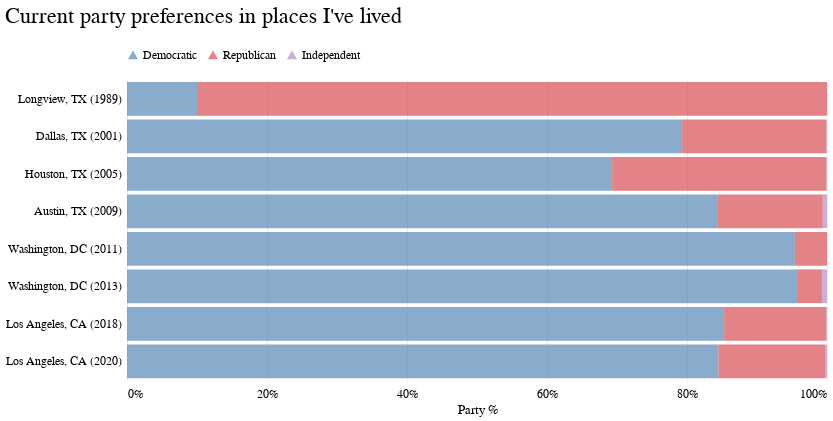

Notebook code cell kept with this figure:
### Markdown cell above
### Chart it!

### Code cell
chart = (
    alt.Chart(chart_df)
    .mark_bar(opacity=0.7)
    .encode(
        x=alt.X(
            "share",
            stack="normalize",
            axis=alt.Axis(
                format="%",
                tickCount=6,
                tickSize=0,
                domainOpacity=0,
                offset=4,
                gridWidth=0.6,
                gridColor="#dddddd",
            ),
            title="Party %",
        ),
        y=alt.Y(
            "label",
            title=" ",
            sort=alt.SortField("moved"),
            axis=alt.Axis(
                tickSize=0,
                domainOpacity=0,
                tickCount=2,
                offset=4,
                gridWidth=0.6,
                gridColor="#dddddd",
            ),
        ),
        color=alt.Color(
            "party",
            title=" ",
            scale=alt.Scale(
                domain=["Democratic", "Republican", "Independent"],
                range=["#5789b8", "#d94f54", "#af8dc3"],
            ),
        ),
    )
    .properties(
        width=700, height=300, title="Current party preferences in places I've lived"
    )
    .configure_view(strokeOpacity=0)
    .configure_axis(labelFontSize=12)
    .configure_legend(orient="top", symbolType="triangle")
)
chart

### Figure 1 — Vega-Lite specification as saved in the notebook (floating-point values rounded to 4 significant figures)
{"config": {"view": {"width": 800, "height": 450, "strokeOpacity": 0}, "background": "#ffffff", "title": {"anchor": "start", "font": "Benton Gothic Bold, sans", "fontColor": "#000000", "fontSize": 22, "fontWeight": "normal"}, "arc": {"fill": "#82c6df"}, "area": {"fill": "#82c6df"}, "line": {"stroke": "#82c6df", "strokeWidth": 3}, "path": {"stroke": "#82c6df"}, "rect": {"fill": "#82c6df"}, "shape": {"stroke": "#82c6df"}, "bar": {"fill": "#82c6df"}, "point": {"stroke": "#82c6df"}, "symbol": {"fill": "#82c6df", "size": 30}, "axis": {"titleFont": "Benton Gothic Bold, sans", "titleFontSize": 13, "titleFontWeight": "normal", "labelFont": "Benton Gothic, sans", "labelFontSize": 12, "labelFontWeight": "normal"}, "axisX": {"labelAngle": 0, "labelPadding": 4, "tickSize": 3}, "axisY": {"labelBaseline": "middle", "maxExtent": 45, "minExtent": 45, "tickSize": 2, "titleAlign": "left", "titleAngle": 0, "titleX": -45, "titleY": -11}, "legend": {"titleFont": "Benton Gothic Bold, sans", "titleFontSize": 13, "titleFontWeight": "normal", "symbolType": "triangle", "labelFont": "Benton Gothic, sans", "labelFontSize": 11.5, "orient": "top"}, "range": {"category": ["#3580b1", "#ec8431", "#ab7fb4", "#c89d29", "#adc839", "#829eb1"], "diverging": ["#e68a4f", "#f4bb6a", "#f9e39c", "#dadfe2", "#a6b7c6", "#849eae"], "heatmap": ["#fbf2c7", "#f9e39c", "#f8d36e", "#f4bb6a", "#e68a4f", "#d15a40", "#ab4232"], "ordinal": ["#fbf2c7", "#f9e39c", "#f8d36e", "#f4bb6a", "#e68a4f", "#d15a40", "#ab4232"], "ramp": ["#fbf2c7", "#f9e39c", "#f8d36e", "#f4bb6a", "#e68a4f", "#d15a40", "#ab4232"]}}, "data": {"name": "data-c05d155155a6efa64e378e624773f576"}, "mark": {"type": "bar", "opacity": 0.7}, "encoding": {"color": {"type": "nominal", "field": "party", "scale": {"domain": ["Democratic", "Republican", "Independent"], "range": ["#5789b8", "#d94f54", "#af8dc3"]}, "title": " "}, "x": {"type": "quantitative", "axis": {"domainOpacity": 0, "format": "%", "gridColor": "#dddddd", "gridWidth": 0.6, "offset": 4, "tickCount": 6, "tickSize": 0}, "field": "share", "stack": "normalize", "title": "Party %"}, "y": {"type": "nominal", "axis": {"domainOpacity": 0, "gridColor": "#dddddd", "gridWidth": 0.6, "offset": 4, "tickCount": 2, "tickSize": 0}, "field": "label", "sort": {"field": "moved"}, "title": " "}}, "height": 300, "title": "Current party preferences in places I've lived", "width": 700, "$schema": "https://vega.github.io/schema/vega-lite/v4.0.2.json", "datasets": {"data-c05d155155a6efa64e378e624773f576": [{"street": "12600 BRADDOCK DR", "city": "Los Angeles", "state": "CA", "zip": "90066", "moved": "2020", "place": "12600 BRADDOCK DR, LOS ANGELES, CA, 90066", "party": "Democratic", "share": 0.845, "address": "12600 BRADDOCK DR, LOS ANGELES, CA, 90066", "label": "Los Angeles, CA (2020)"}, {"street": "12600 BRADDOCK DR", "city": "Los Angeles", "state": "CA", "zip": "90066", "moved": "2020", "place": "12600 BRADDOCK DR, LOS ANGELES, CA, 90066", "party": "Republican", "share": 0.153, "address": "12600 BRADDOCK DR, LOS ANGELES, CA, 90066", "label": "Los Angeles, CA (2020)"}, {"street": "12600 BRADDOCK DR", "city": "Los Angeles", "state": "CA", "zip": "90066", "moved": "2020", "place": "12600 BRADDOCK DR, LOS ANGELES, CA, 90066", "party": "Independent", "share": 0.002, "address": "12600 BRADDOCK DR, LOS ANGELES, CA, 90066", "label": "Los Angeles, CA (2020)"}, {"street": "12701 RUBENS AVE", "city": "Los Angeles", "state": "CA", "zip": "90066", "moved": "2018", "place": "12701 RUBENS AVE, LOS ANGELES, CA, 90066", "party": "Democratic", "share": 0.853, "address": "12701 RUBENS AVE, LOS ANGELES, CA, 90066", "label": "Los Angeles, CA (2018)"}, {"street": "12701 RUBENS AVE", "city": "Los Angeles", "state": "CA", "zip": "90066", "moved": "2018", "place": "12701 RUBENS AVE, LOS ANGELES, CA, 90066", "party": "Republican", "share": 0.146, "address": "12701 RUBENS AVE, LOS ANGELES, CA, 90066", "label": "Los Angeles, CA (2018)"}, {"street": "12701 RUBENS AVE", "city": "Los Angeles", "state": "CA", "zip": "90066", "moved": "2018", "place": "12701 RUBENS AVE, LOS ANGELES, CA, 90066", "party": "Independent", "share": 0.001, "address": "12701 RUBENS AVE, LOS ANGELES, CA, 90066", "label": "Los Angeles, CA (2018)"}, {"street": "3114 15TH ST NE", "city": "Washington", "state": "DC", "zip": "20017", "moved": "2013", "place": "3114 15TH ST NE, WASHINGTON, DC, 20017", "party": "Democratic", "share": 0.957, "address": "3114 15TH ST NE, WASHINGTON, DC, 20017", "label": "Washington, DC (2013)"}, {"street": "3114 15TH ST NE", "city": "Washington", "state": "DC", "zip": "20017", "moved": "2013", "place": "3114 15TH ST NE, WASHINGTON, DC, 20017", "party": "Republican", "share": 0.036, "address": "3114 15TH ST NE, WASHINGTON, DC, 20017", "label": "Washington, DC (2013)"}, {"street": "3114 15TH ST NE", "city": "Washington", "state": "DC", "zip": "20017", "moved": "2013", "place": "3114 15TH ST NE, WASHINGTON, DC, 20017", "party": "Independent", "share": 0.007, "address": "3114 15TH ST NE, WASHINGTON, DC, 20017", "label": "Washington, DC (2013)"}, {"street": "1023 KEARNEY ST NE", "city": "Washington", "state": "DC", "zip": "20017", "moved": "2011", "place": "1023 KEARNEY ST NE, WASHINGTON, DC, 20017", "party": "Democratic", "share": 0.954, "address": "1023 KEARNEY ST NE, WASHINGTON, DC, 20017", "label": "Washington, DC (2011)"}, {"street": "1023 KEARNEY ST NE", "city": "Washington", "state": "DC", "zip": "20017", "moved": "2011", "place": "1023 KEARNEY ST NE, WASHINGTON, DC, 20017", "party": "Republican", "share": 0.046, "address": "1023 KEARNEY ST NE, WASHINGTON, DC, 20017", "label": "Washington, DC (2011)"}, {"street": "1023 KEARNEY ST NE", "city": "Washington", "state": "DC", "zip": "20017", "moved": "2011", "place": "1023 KEARNEY ST NE, WASHINGTON, DC, 20017", "party": "Independent", "share": 0.0, "address": "1023 KEARNEY ST NE, WASHINGTON, DC, 20017", "label": "Washington, DC (2011)"}, {"street": "2604 BRISBANE RD", "city": "Austin", "state": "TX", "zip": "78745", "moved": "2009", "place": "2604 BRISBANE RD, AUSTIN, TX, 78745", "party": "Democratic", "share": 0.844, "address": "2604 BRISBANE RD, AUSTIN, TX, 78745", "label": "Austin, TX (2009)"}, {"street": "2604 BRISBANE RD", "city": "Austin", "state": "TX", "zip": "78745", "moved": "2009", "place": "2604 BRISBANE RD, AUSTIN, TX, 78745", "party": "Republican", "share": 0.15, "address": "2604 BRISBANE RD, AUSTIN, TX, 78745", "label": "Austin, TX (2009)"}, {"street": "2604 BRISBANE RD", "city": "Austin", "state": "TX", "zip": "78745", "moved": "2009", "place": "2604 BRISBANE RD, AUSTIN, TX, 78745", "party": "Independent", "share": 0.006, "address": "2604 BRISBANE RD, AUSTIN, TX, 78745", "label": "Austin, TX (2009)"}, {"street": "904 WESTCOTT ST", "city": "Houston", "state": "TX", "zip": "77007", "moved": "2005", "place": "904 WESTCOTT ST, HOUSTON, TX, 77007", "party": "Democratic", "share": 0.693, "address": "904 WESTCOTT ST, HOUSTON, TX, 77007", "label": "Houston, TX (2005)"}, {"street": "904 WESTCOTT ST", "city": "Houston", "state": "TX", "zip": "77007", "moved": "2005", "place": "904 WESTCOTT ST, HOUSTON, TX, 77007", "party": "Republican", "share": 0.306, "address": "904 WESTCOTT ST, HOUSTON, TX, 77007", "label": "Houston, TX (2005)"}, {"street": "904 WESTCOTT ST", "city": "Houston", "state": "TX", "zip": "77007", "moved": "2005", "place": "904 WESTCOTT ST, HOUSTON, TX, 77007", "party": "Independent", "share": 0.001, "address": "904 WESTCOTT ST, HOUSTON, TX, 77007", "label": "Houston, TX (2005)"}, {"street": "7927 FOREST LN", "city": "Dallas", "state": "TX", "zip": "75230", "moved": "2001", "place": "7927 FOREST LN, DALLAS, TX, 75230", "party": "Democratic", "share": 0.793, "address": "7927 FOREST LN, DALLAS, TX, 75230", "label": "Dallas, TX (2001)"}, {"street": "7927 FOREST LN", "city": "Dallas", "state": "TX", "zip": "75230", "moved": "2001", "place": "7927 FOREST LN, DALLAS, TX, 75230", "party": "Republican", "share": 0.206, "address": "7927 FOREST LN, DALLAS, TX, 75230", "label": "Dallas, TX (2001)"}, {"street": "7927 FOREST LN", "city": "Dallas", "state": "TX", "zip": "75230", "moved": "2001", "place": "7927 FOREST LN, DALLAS, TX, 75230", "party": "Independent", "share": 0.001, "address": "7927 FOREST LN, DALLAS, TX, 75230", "label": "Dallas, TX (2001)"}, {"street": "3624 ANDREA ST", "city": "Longview", "state": "TX", "zip": "75604", "moved": "1989", "place": "3624 ANDREA ST, LONGVIEW, TX, 75604", "party": "Democratic", "share": 0.1, "address": "3624 ANDREA ST, LONGVIEW, TX, 75604", "label": "Longview, TX (1989)"}, {"street": "3624 ANDREA ST", "city": "Longview", "state": "TX", "zip": "75604", "moved": "1989", "place": "3624 ANDREA ST, LONGVIEW, TX, 75604", "party": "Republican", "share": 0.9, "address": "3624 ANDREA ST, LONGVIEW, TX, 75604", "label": "Longview, TX (1989)"}, {"street": "3624 ANDREA ST", "city": "Longview", "state": "TX", "zip": "75604", "moved": "1989", "place": "3624 ANDREA ST, LONGVIEW, TX, 75604", "party": "Independent", "share": 0.0, "address": "3624 ANDREA ST, LONGVIEW, TX, 75604", "label": "Longview, TX (1989)"}]}}
